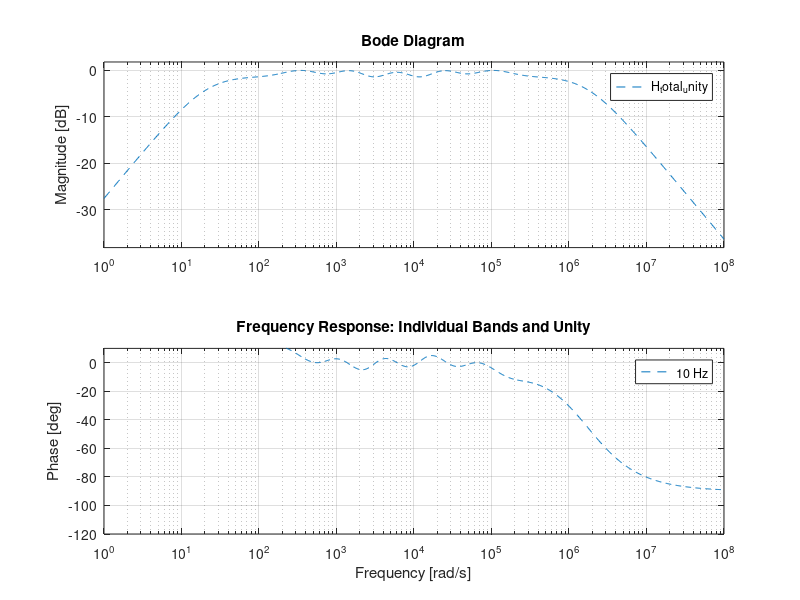
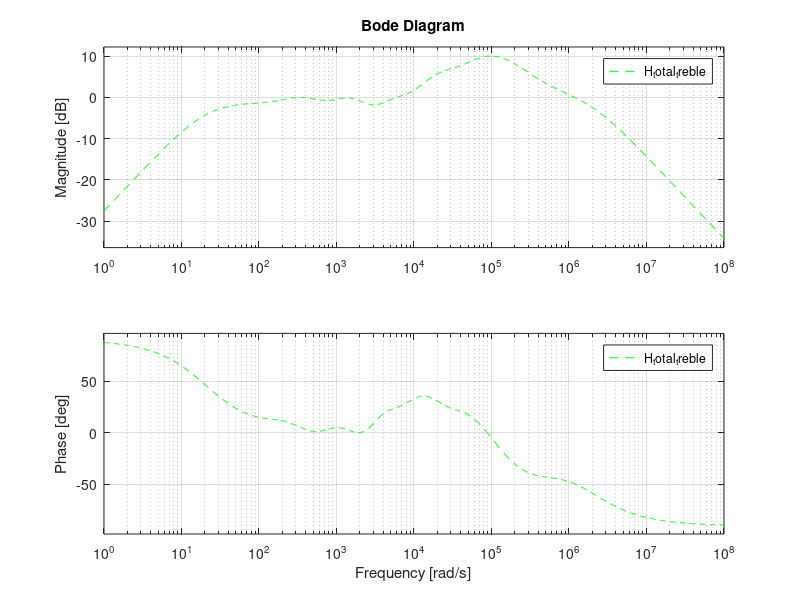

MATLAB code to generate these figures, in order: (Note: this script raises an error after producing the figures.)
%% ESE 3510 Signals and Systems - Case Study #1
%%
% * Authors: Minh Duc Nguyen, Sonia Palamand 
% * Class: ESE 3510-01
% * Date: Started - 2/20/26 ; Completed/Submitted - 3/06/26
% * Contributions from: https://xeno-canto.org (repository of bird calls;
% used for comparison/identification of bird species in the final task) ; 
% https://www.allaboutbirds.org/ (same reason as previous) ; 
% https://www.izotope.com/en/learn/signal-to-noise-ratio (referenced for
% understanding logic/use case of SNR) 
close all

%% 1: Center frequency and bandwidth for each frequency band

% [Low Guard, Bass, Low-Mid, Mid, High-Mid, Treble, High Guard]
% * added 2 passive "guard bands" at ~10 Hz and ~92 kHz, outside the human auditory 
%   range, to smooth out steep slopes at extreme low/high frequency ranges 
fc = [10, 60, 240, 960, 3840, 15360, 92200];  % Center frequencies in Hz

% Bandwidth specifications using Q factors
Q = [0.3, 0.5, 0.6, 0.6, 0.6, 0.5, 0.3];  % Band-specific Q factors
bw = fc./Q;

% MISC
disp('Frequencies | Bandwidths: ')
for i = 1:length(fc)
    disp([num2str(fc(i)), ' Hz | ', num2str(round(bw(i))), ' Hz'])
end

% Hz to rad/s conversion for CT transfer functions
% --> Creates list of 7 values
w0 = 2 * pi * fc;   % resonant frequency (2pif)
beta = 2 * pi * bw; % bandwidth (R/L in series RLC circuit)

%% 2. Transfer functions for each filter 

% 2nd-order bandpass transfer function: H(s) = (beta * s) / (s^2 + beta * s + w0^2)
filters = cell(1, length(fc));

for i = 1:length(fc)
    num = [beta(i), 0];   %  tf() will see this as Beta(s) + 0
    den = [1, beta(i), w0(i)^2];
    filters{i} = tf(num, den); % builds continuous-time transfer function
end

%% 3. Gain array, Summation for total equilizer

% Note: guard bands are left as entirely passive (gain always 1)
% Another note: presets tuned for processing given audio files (SEE PART 6)
gains_unity = [1,  1,1,1,1,1,  1]; % flat
gains_bass_boost = [1,  4,2,0.8,1,1,  1]; % lowest freq bands boosted
gains_treble_boost = [1,  1,1,0.8,1.6,4,  1];  % highest freq bands boosted 

% "blank" transfer function. 0/1 = 0, but it's formatted as a transfer function object
H_total_unity = tf(0, 1);
H_total_bass = tf(0, 1);
H_total_treble = tf(0, 1);

% applies each gain, aggregates it to total system.
for i = 1:length(fc)
    H_total_unity = H_total_unity + (gains_unity(i) * filters{i});
    H_total_bass = H_total_bass + (gains_bass_boost(i) * filters{i});
    H_total_treble = H_total_treble + (gains_treble_boost(i) * filters{i});
end

% Measure peak magnitude of the unity system across audible range
fNorm = logspace(log10(20), log10(20000), 5000);
wNorm = 2 * pi * fNorm;
[magUnity, ~] = bode(H_total_unity, wNorm);
magUnity = squeeze(magUnity);
unity_peak = max(magUnity);  % linear peak gain

% Apply inverse scalar to all presets so unity peaks at 0 dB (gain = 1; normalized)
H_total_unity = H_total_unity * (1 / unity_peak);
H_total_bass = H_total_bass * (1 / unity_peak);
H_total_treble = H_total_treble * (1 / unity_peak);

allTotal = [H_total_unity, H_total_bass, H_total_treble]; % For analysis
allName = {'Unity', 'Bass', 'Treble'};

%% 4. Plotting frequency responses 

% FIGURE 1: checking the individual bands and total system when gains are flat (all = 1)
figure('Name', 'Individual bands and Unity Equalizer');
hold on;

% Run for each bandpass filter
for i = 1:length(fc)
    bode(filters{i});
end

% Total system response with unity gain 
bode(H_total_unity, '--');
title('Frequency Response: Individual Bands and Unity');
hold off;
% Adjust y-limits
axes_handles = findall(gcf, 'type', 'axes'); axes(axes_handles(3)); ylim([-120, 10]); 
legend([num2str(fc(1)), ' Hz'], [num2str(fc(2)), ' Hz'], [num2str(fc(3)), ' Hz'], ...
       [num2str(fc(4)), ' Hz'], [num2str(fc(5)), ' Hz'], [num2str(fc(6)), ' Hz'], ...
       [num2str(fc(7)), ' Hz'], 'Unity')


% FIGURE 2: comparing 3 presets (unity, bass boost, treble boost)

figure('Name','Equalizers Comparison')
hold on;
% SUMMED EQUALIZER 
bode(H_total_unity, 'r');
bode(H_total_bass, 'b--');
bode(H_total_treble, 'g--');

% Extract data points for analysis
for i = 1:3
    H_tot = allTotal(i);
    f = logspace(log10(20), log10(20000), 2000);
    w = 2*pi*f;
    [mag, ~] = bode(H_tot, w);
    magdB = round(20*log10(squeeze(mag)), 2);
    % Audible human range: 20 Hz to 20 kHz
    idx = (f >= 20) & (f <= 20000);
    magAudible = magdB(idx);
    fAudible = f(idx);
    % Min
    [magMin, idxMin] = min(magAudible);
    hzMin = fAudible(idxMin);
    % Max
    [magMax, idxMax] = max(magAudible);
    hzMax = fAudible(idxMax);
    % Peak-to-peak
    ptop = peak2peak(magAudible);
    disp([allName{i}, ': Min = ', num2str(magMin, '%.2f'), ...
        ' dB @ ', num2str(hzMin, '%.1f'), ' Hz | ', ...
        'Max = ', num2str(magMax, '%.2f'), ...
        ' dB @ ', num2str(hzMax, '%.1f'), ' Hz | ', ...
        'p-to-p = ', num2str(ptop, '%.2f'), ' dB'])
end

title('Overall Equalizer Response: Unity, Bass Boost, Treble Boost');
legend('Unity', 'Bass Boost', 'Treble Boost');
hold off;

%% 5. Approximate Impulse Response using lsim
% lsim(b,a,x,t) with x=[1 zeros(1,N)]

fs = 44100;   % audio sampling rate 
t = 0:(1/fs):0.05; % time vector going from 0 to 0.05 seconds
x_imp = [1, zeros(1, length(t)-1)]; % impulse input

figure('Name', 'Impulse Responses of All Bands');

% Go through each filter, simulate the response
for i = 1:length(fc)
    % get numerator and denominator array of filter 
    [num_i, den_i] = tfdata(filters{i}, 'v'); % The 'v' param outputs array instead of cell
    
    % CT LCCDE response
    h_i = lsim(num_i, den_i, x_imp, t);
    
    % Stacked subplot
    subplot(4, 2, i);
    plot(t, h_i);
    title(['Band ', num2str(i), ' (', num2str(fc(i)), ' Hz)']);
    xlabel('Time (seconds)');
    ylabel('Amplitude');
end
sgtitle('Impulse Responses of Baseline System')

%% 6: Enhancing jazz audio clips w/ presets

% Load audio files
[x_giant_steps, fs_giant_steps] = audioread("Wavs\Giant Steps Bass Cut.wav");
[x_space_station, fs_space_station] = audioread("Wavs\Space Station - Treble Cut.wav");

% (A) Giant Steps (bass cut) --> bass boost preset
[num, den] = tfdata(H_total_bass, 'v'); % Get numerator/denominator
tAudioGS = (0:length(x_giant_steps)-1)' / fs_giant_steps; % Time vector
% Process w/ lsim
y_giant_stepsL = lsim(num, den, x_giant_steps(:, 1), tAudioGS); 
y_giant_stepsR = lsim(num, den, x_giant_steps(:, 2), tAudioGS); 
y_giant_steps = [y_giant_stepsL, y_giant_stepsR];

% Extract averaged (mono) audio signal for plotting
x_giant_steps_MONO = (x_giant_steps(:, 1) + x_giant_steps(:, 2))/2;
y_giant_steps_MONO = (y_giant_steps(:, 1) + y_giant_steps(:, 2))/2;

% Get FT transform (for the first second)
x_giant_steps_SNIP = x_giant_steps_MONO(1:fs_giant_steps);
y_giant_steps_SNIP = y_giant_steps_MONO(1:fs_giant_steps);
N = length(x_giant_steps_SNIP); 
fGS = (0:floor(N/2))' * fs_giant_steps/N; % Extract only half (other half redundant)
xFS_giant_steps = fft(x_giant_steps_SNIP); yFS_giant_steps = fft(y_giant_steps_SNIP);

% Plot waveforms
figure('Name', 'Original vs Bass-Boosted Waveforms + FFT of Giant Steps')
% Averaged (mono) processed
subplot(2, 1, 1);
plot(tAudioGS, y_giant_steps_MONO)
hold on; 
% Averaged (mono) original
plot(tAudioGS, x_giant_steps_MONO) 
xlabel('Time (s)'); ylabel('Amplitude'); axis tight;
title('Original vs Bass-Boosted Waveforms of Giant Steps'); hold off;
legend('Processed Waveform', 'Original Waveform');

% Plot FT (half)
subplot(2, 1, 2);
plot(fGS, abs(yFS_giant_steps(1:floor(N/2)+1))); hold on; 
plot(fGS, abs(xFS_giant_steps(1:floor(N/2)+1))); axis tight; ylim([0, 565]); xlim([0, 20000]);
xlabel('Frequency (Hz)'); ylabel('|X(f)|');
title('FT of Original vs Bass-Boosted Waveforms of Giant Steps')
legend('Processed Waveform', 'Original Waveform'); hold off;

% Plot spectrogram (averaged mono audio)
figure('Name', 'Spectrogram of Original vs Processed Giant Steps')
windowLength = round(0.01 * fs_giant_steps);   % 10 ms window
overlap = round(0.8 * windowLength);   % 80% overlap
nfft = 1024;
subplot(2, 1, 1); spectrogram(x_giant_steps_MONO, windowLength, overlap, nfft, fs_giant_steps, 'yaxis');
title('Original Audio Signal'); clim([-150, -40]); ylim([0, 2.5]);
subplot(2, 1, 2); spectrogram(y_giant_steps_MONO, windowLength, overlap, nfft, fs_giant_steps, 'yaxis');
title('Processed Audio Signal'); clim([-150, -40]); ylim([0, 2.5]);
sgtitle('Spectrogram of Original vs Processed Giant Steps Audio')


% (B) Space Station (treble cut) --> treble boost preset
[num, den] = tfdata(H_total_treble, 'v'); % Get numerator/denominator
tAudioSS = (0:length(x_space_station)-1)' / fs_space_station; % Time vector
% Process w/ lsim
y_space_stationL = lsim(num, den, x_space_station(:, 1), tAudioSS); 
y_space_stationR = lsim(num, den, x_space_station(:, 2), tAudioSS); 
y_space_station = [y_space_stationL, y_space_stationR];

% Extract averaged (mono) audio signal for plotting
x_space_station_MONO = (x_space_station(:, 1) + x_space_station(:, 2))/2;
y_space_station_MONO = (y_space_station(:, 1) + y_space_station(:, 2))/2;

% Get FT transform (for the first second)
x_space_station_SNIP = x_space_station_MONO(1:fs_space_station);
y_space_station_SNIP = y_space_station_MONO(1:fs_space_station);
N = length(x_space_station_SNIP); 
fSS = (0:floor(N/2))' * fs_space_station/N; % Extract only half (other half redundant)
xFS_space_station = fft(x_space_station_SNIP); yFS_space_station = fft(y_space_station_SNIP);

% Plot waveforms
figure('Name', 'Original vs Treble-Boosted Waveforms + FFT of Space Station')
% Averaged (mono) processed
subplot(2, 1, 1);
plot(tAudioSS, y_space_station_MONO)
hold on; 
% Averaged (mono) original
plot(tAudioSS, x_space_station_MONO) 
xlabel('Time (s)'); ylabel('Amplitude'); axis tight;
title('Original vs Treble-Boosted Waveforms of Space Station'); hold off;
legend('Processed Waveform', 'Original Waveform');

% Plot FT (half)
subplot(2, 1, 2);
plot(fSS, abs(yFS_space_station(1:floor(N/2)+1))); hold on; 
plot(fSS, abs(xFS_space_station(1:floor(N/2)+1))); axis tight; ylim([0, 2000]); xlim([0, 8000]);
xlabel('Frequency (Hz)'); ylabel('|X(f)|');
title('FT of Original vs Treble-Boosted Waveforms of Space Station')
legend('Processed Waveform', 'Original Waveform'); hold off;

% Plot spectrogram (averaged mono audio)
figure('Name', 'Spectrogram of Original vs Processed Space Station')
windowLength = round(0.01 * fs_space_station);   % 10 ms window
overlap = round(0.8 * windowLength);   % 80% overlap
nfft = 1024;
subplot(2, 1, 1); spectrogram(x_space_station_MONO, windowLength, overlap, nfft, fs_space_station, 'yaxis');
title('Original Audio Signal'); ylim([0, 15]);
subplot(2, 1, 2); spectrogram(y_space_station_MONO, windowLength, overlap, nfft, fs_space_station, 'yaxis');
title('Processed Audio Signal'); ylim([0, 15]);
sgtitle('Spectrogram of Original vs Processed Space Station Audio')


% Listen to processed audios
% sound(y_giant_steps, fs_giant_steps)
% pause(15)
% sound(y_space_station, fs_space_station)
% pause(15)


%% 7: Enhancing bird vocalizations 

% Note: created 3 helper functions to easily redo entire process above

% Load in bird audio
[xBird, fsBird] = audioread("Wavs\SNR Recording 2026-02-15 08_58.wav");

% Generate spectrogram to visualize frequencies
windowLength = round(0.01 * fsBird);   % 10 ms window
overlap = round(0.8 * windowLength);   % 80% overlap
nfft = 1024;
figure('Name', 'Spectrogram of Bird Vocalization Recording')
spectrogram(xBird, windowLength, overlap, nfft, fsBird, 'yaxis');
title('Spectrogram of Bird Vocalization Recording (Original)')

% Compute energy of noise (wind; ~0-1000 Hz range) for comparison
xNoise = bandpower(xBird, fsBird, [0, 1000]);

%% TARGET 1: 3-3.5 kHz range (Blue Jay)
% > series of short high-pitched falling high-low chirps 
%   (most prominent around 30 - 60 seconds in the recording; reoccuring)
fc1 = [100, 600, 2000, 3250, 9000, 20000];  % center frequencies centered around 3.25 kHz
Q1 = [0.01, 0.01, 0.01, 7, 0.01, 0.01];
gains1 = [0.01, 0.01, 0.01, 20, 0.01, 0.01];
fRange1 = [3000, 3500];

% Generate equalizer
[~, H_total1] = audioEQ(fc1, Q1, gains1, 1, 1);

% Process signal (cascaded once)
y1 = processAudio(xBird, fsBird, fRange1, H_total1, windowLength, overlap, nfft, 1, [0.5, 1, 0, 3.7], 1);
% Truncate signal from 30 - 60 seconds)
y1SNIP = y1(30*fsBird+1:60*fsBird);

%% TARGET 2: 1.5 - 2.2 kHz range (Northern Cardinal/Tufted Titmouse?)
% > series of short sequential low-high chirps
%   (most prominent around 54 - 68 seconds in the recording; reoccuring) 
fc2 = [100, 400, 1850, 4000, 11000, 20000];  % frequencies centered around 1.85 kHz
Q2 = [0.01, 0.1, 7, 0.1, 0.01, 0.01];
gains2 = [0.01, 0.01, 20, 0.01, 0.01, 0.01];
fRange2 = [1500, 2200]; 

% Generate equalizer
[~, H_total2] = audioEQ(fc2, Q2, gains2, 1, 1);

% Process signal (cascaded once)
y2 = processAudio(xBird, fsBird, fRange2, H_total2, windowLength, overlap, nfft, 1, [0.9 1.2 1.3 2.4], 1);
y2SNIP = y2(54*fsBird+1:68*fsBird);

%% Target 3: 1.5 - 2 kHz range (???)
% > short-lasting series of mostly single-tone calls in 2-syllable pairs 
%   (only present around 76-82 seconds; mostly isolated) 
fc3 = [100, 500, 1750, 2300, 8000, 20000];  % frequencies centered around 1.75 kHz
Q3 = [0.01, 0.01, 10, 0.01, 0.01, 0.01];
gains3 = [0.01, 0.001, 20, 0.001, 0.01, 0.01];
fRange3 = [1500, 2000];

% Generate equalizer
[~, H_total3] = audioEQ(fc3, Q3, gains3, 1, 1);

% Process signal (cascaded to filter out unwanted 2.25-3 kHz additional bird call)
y3 = processAudio(xBird, fsBird, fRange3, H_total3, windowLength, overlap, nfft, 1, [1.2 1.4 1.3 2.2], 1);
y3SNIP = y3(76*fsBird+1:82*fsBird);

%% Target 4: 3 - 3.5 kHz range (Carolina Wren?)
% > series of very short high-low evenly-spaced chirps in quick succession
%   (most prominent around 51.5 - 54.5 seconds in the recording; reoccuring)
fc4 = [100, 600, 2500, 3250, 8000, 20000];  % frequencies centered around 3250 kHz
Q4 = [0.01, 0.01, 0.01, 10, 0.01, 0.01];
gains4 = [0.01, 0.001, 0.001, 30, 0.001, 0.01];
fRange4 = [3000, 3500];

% Generate equalizer
[~, H_total4] = audioEQ(fc4, Q4, gains4, 1, 1);

% Process signal (not cascaded; too much high-pitched ringing otherwise)
y4 = processAudio(xBird, fsBird, fRange4, H_total4, windowLength, overlap, nfft, 1, [0.86, 0.91, 2.8, 3.7], 1);
y4SNIP = y4(51.5*fsBird+1:54.5*fsBird);


%% Target 5: 2 - 2.8 kHz (Eastern Bluebird?)
% > series of fast lower-pitched warbling
%   (prominent around 42 - 43.5 seconds in the recording; reoccuring but messy/mixed)
fc5 = [100, 600, 2400, 3000, 8000, 20000]; % frequencies centered around 2.4 kHz
Q5 = [0.1, 0.1, 5, 0.01, 0.1, 0.1];
gains5 = [0.01, 0.01, 15, 0.001, 0.01, 0.01];
fRange5 = [2000, 2800];

% Generate equalizer
[~, H_total5] = audioEQ(fc5, Q5, gains5, 1, 1); 

% Process signal
y5 = processAudio(xBird, fsBird, fRange5, H_total5, windowLength, overlap, nfft, 1, [0.7 0.75 2 3], 1);
y5SNIP = y5(42*fsBird+1:43.5*fsBird);

%% Target 6: 2.2 - 3 kHz (???)
% > series of low-pitched "honk-like" chirps (like a squeaky toy)
%   (prominent around 16 - 30 seconds; reoccuring in the first half)
fc6 = [100, 500, 2650, 4000, 9000, 20000]; % frequencies centered around 2.65 kHz
Q6 = [0.01, 0.1, 7, 0.1, 0.1, 0.1]; % Wider Q --> more "vertical" bands
gains6 = [0.0001, 0.01, 20, 0.001, 0.001, 0.01];
fRange6 = [2200, 3000];

% Generate equalizer
[~, H_total6] = audioEQ(fc6, Q6, gains6, 1, 1); 

% Process signal 
y6 = processAudio(xBird, fsBird, fRange6, H_total6, windowLength, overlap, nfft, 1, [0.26 0.5 2 3.1], 1);
y6SNIP = y6(16*fsBird+1:30*fsBird);

%% Target 7: 2 - 3 kHz (???)
% > series of rapid triplet low-high-low slurred whistles 
%   (prominent around 50 - 54 seconds; reoccuring in the middle-ish section)
fc7 = [100, 600, 2200, 2800, 6000, 20000]; % frequencies centered at 2.2 & 2.8 kHz peaks
Q7 = [0.1, 0.01, 10, 10, 0.01, 0.1];
gains7 = [0.001, 0.01, 20, 14, 0.001, 0.01];
fRange7 = [2000, 3000];

% Generate equalizer
[~, H_total7] = audioEQ(fc7, Q7, gains7, 1, 1); 

% Process signal 
y7 = processAudio(xBird, fsBird, fRange7, H_total7, windowLength, overlap, nfft, 1, [0.83 0.9 1.9 3.1], 1);
y7SNIP = y7(50*fsBird+1:54*fsBird);
